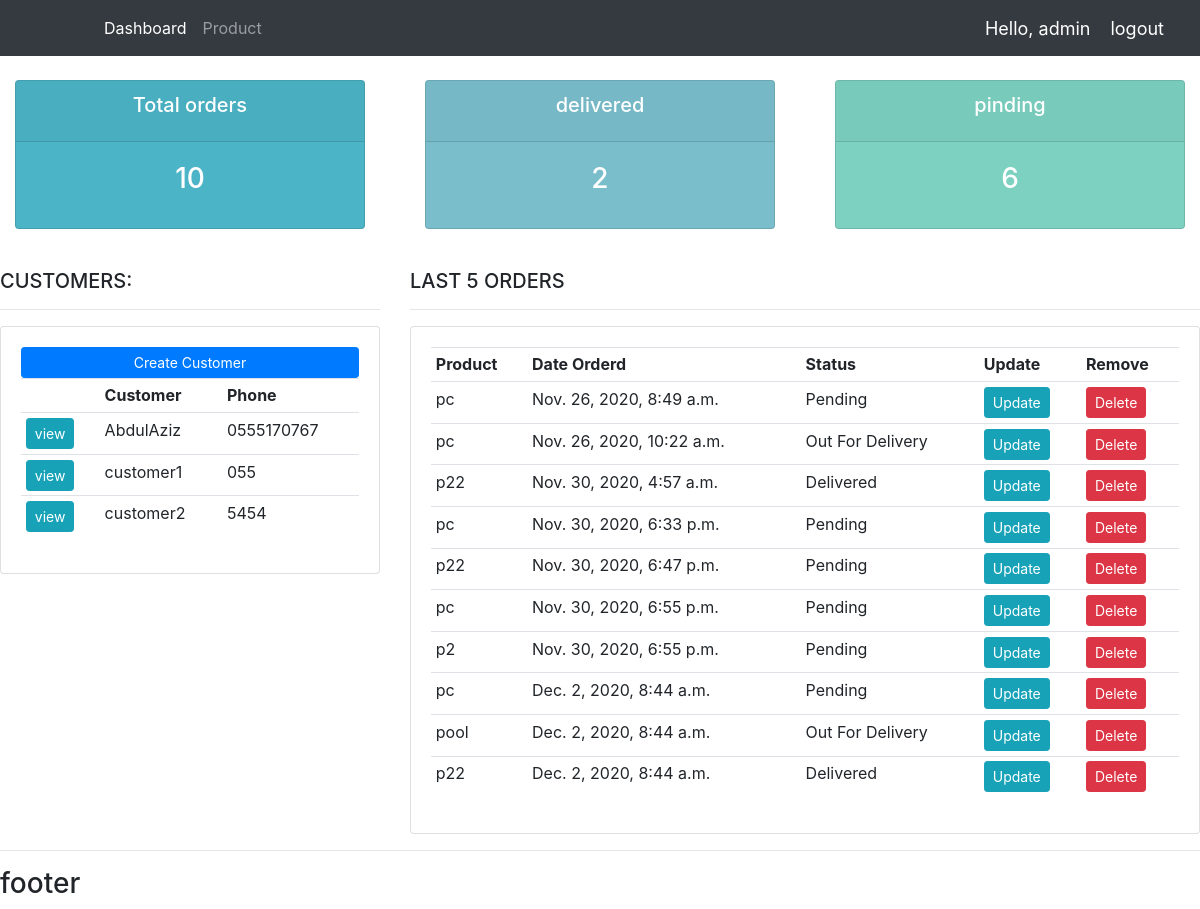
The app's page / (signed in), older data.
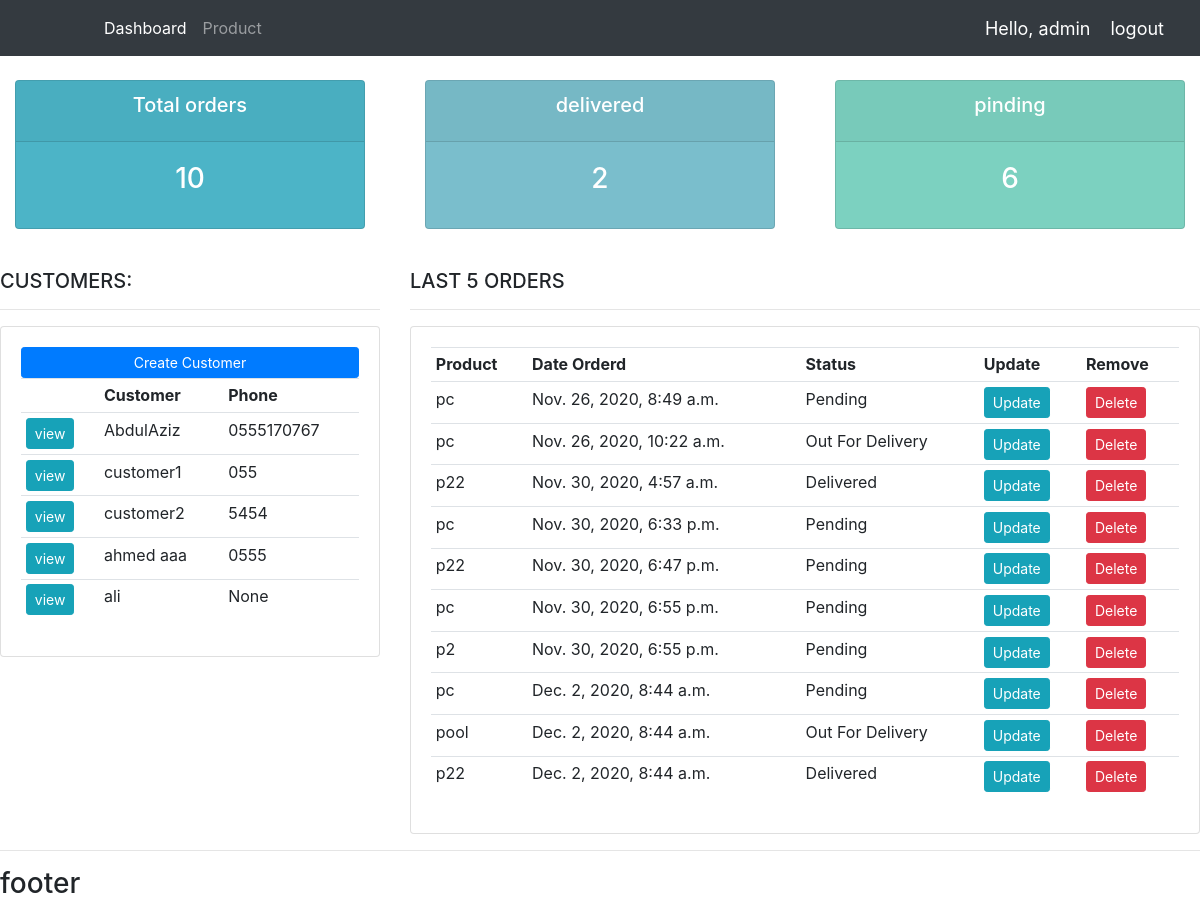
The same page, newer data.
### accounts/models.py (models this page shows, shortened)
class Customer(models.Model):
    user = models.OneToOneField(User, null=True, on_delete=models.CASCADE)
    name = models.CharField(max_length=20,null=True)
    phone = models.CharField(max_length=20,null=True)
    email = models.EmailField(max_length=50,null=True)
    date_created = models.DateTimeField(auto_now_add=True)

class Order(models.Model):
    STATUS=(
        ('Pending','Pending'),
        ('Out For Delivery','Out For Delivery'),
        ('Delivered','Delivered'),
    )
    customer = models.ForeignKey(Customer,null=True, on_delete=models.SET_NULL)
    product = models.ForeignKey(Product,null=True, on_delete=models.SET_NULL)
    status = models.CharField(max_length = 150,null=True,choices=STATUS)
    date_created = models.DateTimeField(auto_now_add=True,null=True)
    note = models.CharField(max_length=1000,null=True)

class Product(models.Model):
    CATEGORY=(
        ('Indoor','Indoor'),
        ('Outdoor','Outdoor'),
    )
    name = models.CharField(max_length = 200,null=True)
    price = models.FloatField(null=True)
    category = models.CharField(max_length = 200,null=True,choices=CATEGORY)
    description = models.CharField(max_length = 200,null=True,blank=True)
    date_created = models.DateTimeField(auto_now_add=True,null=True)
    tags = models.ManyToManyField(Tag)
    def __str__(self):
        return self.name

### accounts/decorators.py (the view)
	def wrapper_function(request, *args, **kwargs):
		group = None
		if request.user.groups.exists():
			group = request.user.groups.all()[0].name
		if group == 'customer':
			return redirect('user-page')
		if group == 'admin':
			return view_func(request, *args, **kwargs)

### accounts/views.py (called while the page is built)
@login_required(login_url='login')
@admin_only
def home(request):
    orders = Order.objects.all()
    customers = Customer.objects.all()
    total_customers = customers.count()
    total_order = orders.count()
    delivered = orders.filter(status='Delivered').count()
    pinding  = orders.filter(status='Pending').count()
    context = {
        'orders' :orders,
        'customers' :customers,
        'total_customers':total_customers,
        'total_order':total_order,
        'delivered':delivered,
        'pinding':pinding,
        }
    return render(request,'accounts/dashboard.html', context)

### templates/accounts/dashboard.html
{%  extends 'accounts/main.html' %}
{% block content %}
{%  include 'accounts/status.html' %}
<br>
<div class="row">
	<div class="col-md-4">
		<h5>CUSTOMERS:</h5>
		<hr>
		<div class="card card-body">
			<a class="btn btn-primary  btn-sm btn-block" href="">Create Customer</a>
			<table class="table table-sm">
				<tr>
					<th></th>
					<th>Customer</th>
					<th>Phone</th>
				</tr>
				{% for customer in customers %}
					<tr>
						<td><a class="btn btn-sm btn-info" href="{% url 'customer' customer.id %}">view</a></td>
						<td>{{customer.name}}</td>
						<td>{{customer.phone}}</td>
					</tr>
				{% endfor %}
			</table>
		</div>
	</div>
	<div class="col-md-8">
		<h5>LAST 5 ORDERS</h5>
		<hr>
		<div class="card card-body">
			<table class="table table-sm">
				<tr>
					<th>Product</th>
					<th>Date Orderd</th>
					<th>Status</th>
					<th>Update</th>
					<th>Remove</th>
				</tr>
				{% for order in orders %}
					<tr>
						<td>{{order.product}}</td>
						<td>{{order.date_created}}</td>
						<td>{{order.status}}</td>
						<td><a class="btn btn-sm btn-info" href="{% url 'update_order' order.id %}">Update</a></td>
						<td><a class="btn btn-sm btn-danger" href="{% url 'delete_order' order.id %}">Delete</a></td>
					</tr>
				{% endfor %}
			</table>
		</div>
	</div>
</div>
{% endblock %}

### templates/accounts/main.html (shortened to what this page needs)
{% load static %}
<!DOCTYPE html>
<html lang="en">
<head>
    <link rel="stylesheet" href="{% static 'css\main.css' %}" >
    <link rel="stylesheet" href="{% static 'css\bootstrap.min.css' %}" >
</head>
<body>
    {% include 'accounts/navbar.html' %}
    {% block content %}
    {% endblock content %}
    <hr>
    <h3>footer</h3>
</body>
</html>

### templates/accounts/navbar.html (shortened to what this page needs)
{% load static %}
<nav class="navbar navbar-expand-lg navbar-dark bg-dark">
    <div class="collapse navbar-collapse" id="navbarNav">
      <ul class="navbar-nav">
        {% if request.user.is_staff %}
            <li class="nav-item active">
              <a class="nav-link" href="{% url 'home' %}">Dashboard</a>
            </li>
            <li class="nav-item">
              <a class="nav-link" href="{% url 'products' %}">Product</a>
            </li>
        {% endif %}
      </ul>
    </div>
    <span class='hello-msg'>Hello, {{request.user}} </span>
    <span > <a class='hello-msg' href=" {% url 'logout'  %} ">logout </a></span>
  </nav>

### templates/accounts/status.html
<br>
<div class="row">
	<div class="col">
		<div class="col-md">
			<div class="card text-center text-white  mb-3" id="total-orders">
			  	<div class="card-header">
			  		<h5 class="card-title">Total orders</h5>
				  </div>
			  	<div class="card-body">
			    	<h3 class="card-title">{{total_order}}</h3>
				  </div>
			</div>
		</div>
	</div>
	<div class="col">
		<div class="col-md">
			<div class="card text-center text-white  mb-3" id="orders-delivered">
			  	<div class="card-header">
			  		<h5 class="card-title">delivered</h5>
			  	</div>
			  	<div class="card-body">
			    	<h3 class="card-title">{{delivered}}</h3>
			  	</div>
			</div>
		</div>
	</div>
	<div class="col">
		<div class="col-md">
			<div class="card text-center text-white  mb-3" id="orders-pending">
			  	<div class="card-header">
			  		<h5 class="card-title">pinding</h5>
			  	</div>
			  	<div class="card-body">
			    	<h3 class="card-title">{{pinding}}</h3>
			  	</div>
			</div>
		</div>
	</div>
</div>

### static/css/main.css (style rules this page uses)
body { background-color: #ebeff5; }
#total-orders { background-color: #4cb4c7; }
#orders-delivered { background-color: #7abecc; }
#orders-pending { background-color: #7cd1c0; }

### templates/accounts/navbar.html (style rules this page uses)
.hello-msg { font-size: 18px; color: #fff; margin-right: 20px; }

Row changes from the older to the newer data that the page shows:
added Customer: name "ahmed aaa", phone "0555"
added Customer: name "ali", phone "None"
